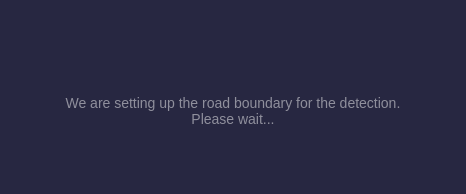
<?xml version="1.0" encoding="UTF-8"?>
<ui version="4.0">
 <class>mainContainer</class>
 <widget class="QWidget" name="mainContainer">
  <property name="geometry">
   <rect>
    <x>0</x>
    <y>0</y>
    <width>466</width>
    <height>194</height>
   </rect>
  </property>
  <property name="minimumSize">
   <size>
    <width>466</width>
    <height>132</height>
   </size>
  </property>
  <property name="maximumSize">
   <size>
    <width>466</width>
    <height>194</height>
   </size>
  </property>
  <property name="windowTitle">
   <string>Form</string>
  </property>
  <property name="styleSheet">
   <string notr="true">
#mainContainer{
background-color:#272741;
}
</string>
  </property>
  <layout class="QVBoxLayout" name="verticalLayout">
   <item>
    <widget class="QWidget" name="widget" native="true">
     <property name="styleSheet">
      <string notr="true">QLabel{
color:#8F8F9C;
font-size:14px;
}
QPushButton{
background-color:transparent;

}</string>
     </property>
     <layout class="QVBoxLayout" name="verticalLayout_2">
      <property name="spacing">
       <number>0</number>
      </property>
      <property name="topMargin">
       <number>79</number>
      </property>
      <item>
       <widget class="QLabel" name="label">
        <property name="text">
         <string>We are setting up the road boundary for the detection.
Please wait...</string>
        </property>
        <property name="alignment">
         <set>Qt::AlignCenter</set>
        </property>
       </widget>
      </item>
      <item alignment="Qt::AlignHCenter|Qt::AlignBottom">
       <widget class="QWidget" name="widget_2" native="true">
        <property name="styleSheet">
         <string notr="true"/>
        </property>
        <layout class="QHBoxLayout" name="horizontalLayout">
         <item>
          <widget class="QLabel" name="loading">
           <property name="maximumSize">
            <size>
             <width>20</width>
             <height>20</height>
            </size>
           </property>
           <property name="text">
            <string/>
           </property>
           <property name="scaledContents">
            <bool>true</bool>
           </property>
          </widget>
         </item>
        </layout>
       </widget>
      </item>
     </layout>
    </widget>
   </item>
  </layout>
 </widget>
 <resources/>
 <connections/>
</ui>
